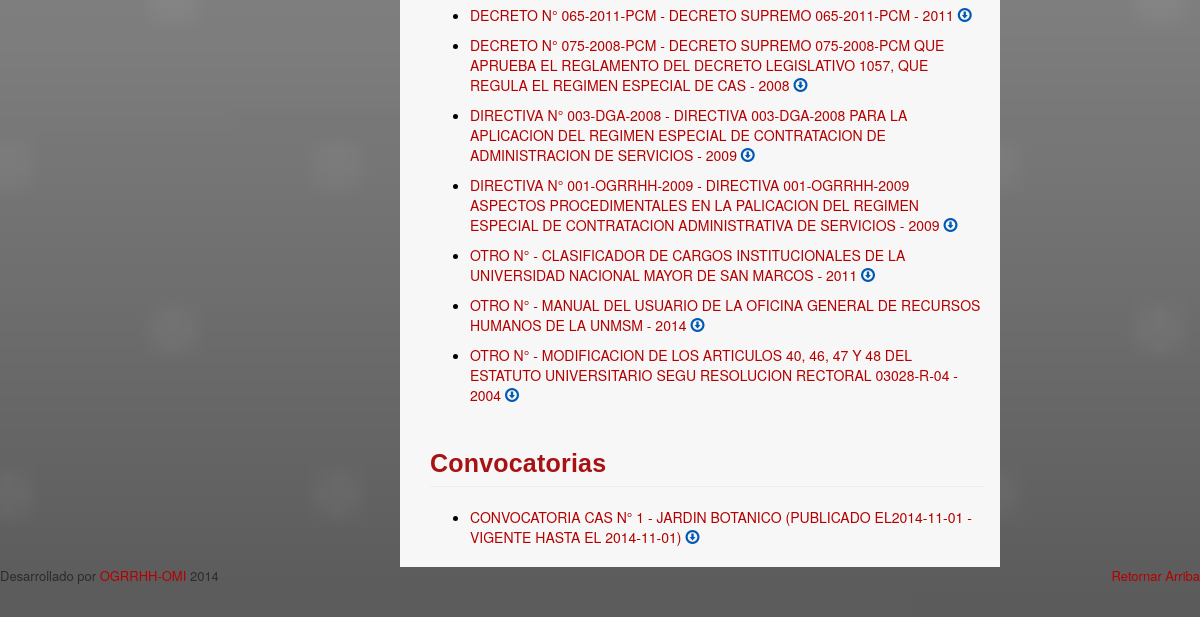
The page /search-results.php (lower part) on the database as committed earlier.
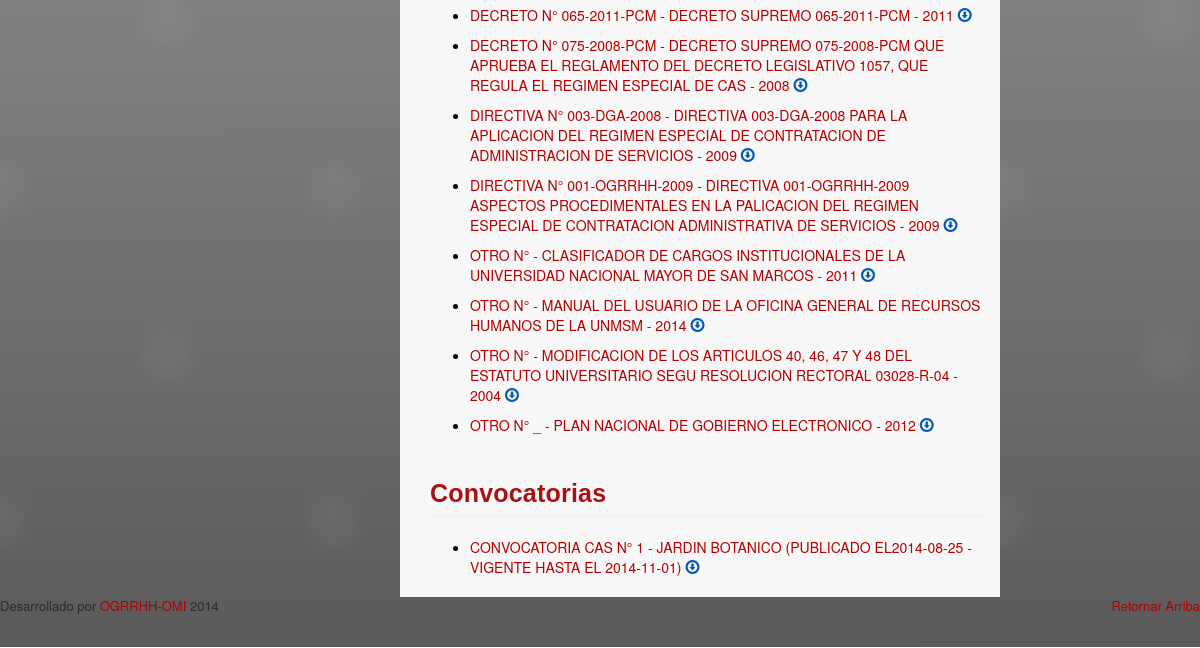
The same page on the database as committed later.
### tables this page shows
CREATE TABLE `legislations` (
  `id` int(11) NOT NULL AUTO_INCREMENT,
  `name` varchar(500) NOT NULL,
  `number` varchar(45) NOT NULL,
  `description` varchar(500) DEFAULT NULL,
  `publication_date` date NOT NULL,
  `file_path` varchar(500) NOT NULL,
  `user_id` int(11) NOT NULL,
  `legislation_type_id` int(11) NOT NULL,
  `office_id` int(11) NOT NULL,
  `update_date` date NOT NULL,
  PRIMARY KEY (`id`)
);

CREATE TABLE `legislation_types` (
  `id` int(11) NOT NULL AUTO_INCREMENT,
  `name` varchar(100) NOT NULL,
  PRIMARY KEY (`id`)
);

CREATE TABLE `convocatories` (
  `id` int(11) NOT NULL AUTO_INCREMENT,
  `convocatory_type_id` int(11) NOT NULL,
  `dependency_id` int(11) NOT NULL,
  `number` int(11) NOT NULL,
  `title` varchar(500) NOT NULL,
  `life_date` date NOT NULL,
  `file_path` varchar(500) NOT NULL,
  `user_id` int(11) NOT NULL,
  `office_id` int(11) NOT NULL,
  `update_date` date NOT NULL,
  PRIMARY KEY (`id`)
);

CREATE TABLE `convocatory_types` (
  `id` int(11) NOT NULL AUTO_INCREMENT,
  `name` varchar(300) NOT NULL,
  PRIMARY KEY (`id`)
);

### php_files/ConnectionManager.php (called while the page is built, shortened)
<?php
class ConnectionManager{
	public $hostName = "localhost";
	public $userName = "root";
	public $password = "root";
	public $database = "ogrrhhwebsitedb";
	public $connection;
	public function createConnection(){
		$this->connection =  mysql_connect ( $this->hostName, $this->userName, $this->password );
	}
	public function selectDatabase(){
		return mysql_select_db ($this->database, $this->connection );
	}
	public function doQuery($query){
		$result = mysql_query ( $query, $this->connection );
		return $result;
	}
	public function closeConnection(){
		return mysql_close ($this->connection);
	}
}
?>

### php_files/LegislationDAO.php (called while the page is built, shortened)
<?php
include 'ConnectionManager.php';
class LegislationDAO {
	public function selectByName($searchString) {
		$query = 	"SELECT l.*, lt.name as legislation_type_name, YEAR(l.publication_date) AS publication_year FROM legislations l
					INNER JOIN legislation_types lt on l.legislation_type_id = lt.id
					WHERE l.name like '%" . $searchString . "%'
					OR lt.name like  '%" . $searchString . "%';";
		$connectionManager = new ConnectionManager ();
		$result = $connectionManager->doQuery ( $query );
		return $result;
	}
	public function selectByNameConvocatory($searchString) {
		$query = 	"SELECT c.*, ct.name AS convocatory_type_name
					FROM convocatories c
					INNER JOIN convocatory_types ct on c.convocatory_type_id = ct.id
					WHERE trim(ucase(c.title)) like '%" . $searchString . "%'
					OR  trim(ucase(ct.name)) like '%" . $searchString . "%'
					ORDER BY c.update_date ASC;";
		$connectionManager = new ConnectionManager ();
		$result = $connectionManager->doQuery ( $query );
		return $result;
	}
}
?>

### search-results.php (the view, shortened to what this page needs)
<?php
include 'php_files/LegislationDAO.php';
$legislationDAO = new LegislationDAO ();
$searchString = $_GET ["searchString"];
$queryResultLegislation = $legislationDAO->selectByName ( $searchString );
$queryResultConvocatory = $legislationDAO->selectByNameConvocatory ( $searchString );
?>
<html lang="es_PE">
<?php include('webframes/resources.php');?>
<body class="body-style">
	<div class="container-fluid">
		<div class="row background-image-style">
			<div class="col-md-8">
			<div id="content-div" class="row">
					<div class="col-md-9 text-content-style">
						<div class="row">
							<div class="col-md-12">
								<ul>
									<?php
									while ( $row = mysql_fetch_assoc ( $queryResultLegislation ) ) {
										print ("<li class='download-link'><a class='upper-case-link' href='view-legislation.php?id=".$row ['id']."'>"
								. $row ['legislation_type_name'] . " N° " . $row ['number'] . " - ". $row ['name'] . " - " . $row ['publication_year'] .
								"</a><div class='download-link-message' data-toggle='tooltip' title='' data-original-title='Descargar'>
								<a class='blue-link-style ' href='" . Constants::ogrrhhFTPUrl . $row ['file_path'] . "' target='_blank'>
								<span class='glyphicon glyphicon-download'></span></a></div></li>") ;
									}
									?>
								</ul>
								<h1 id="mision-and-goals"
									class="font-style-short-title-dark page-header ">Convocatorias</h1>
								<ul>
									<?php
									while ( $row = mysql_fetch_assoc ( $queryResultConvocatory ) ) {
										print ("<li class='download-link'><a class='upper-case-link' href='view-legislation.php?id=".$row ['id']."'>Convocatoria "
											. $row ['convocatory_type_name'] . " N° " . $row ['number'] . " - " . $row ['title'] . "
		 									(Publicado el" . $row ['update_date'] . " - Vigente hasta el " . $row ['life_date'] . ")</a>
											<a class='blue-link-style ' href='" . Constants::ogrrhhFTPUrl . $row ['file_path'] . "' target='_blank'>
											<span class='glyphicon glyphicon-download'></span></a></div></li>") ;
									}
									?>
							</div>
						</div>
					</div>
				</div>
			<?php include('webframes/footer.php');?>
		</div>
		</div>
</body>
</html>

### webframes/resources.php (shortened to what this page needs)
<head>
	<link href="resources/bootstrap-3.1.1/css/bootstrap.min.css" rel="stylesheet">
	<link href="resources/css/carousel.css" rel="stylesheet">
	<link href="resources/bootstrapformhelpers/css/bootstrap-formhelpers.min.css" rel="stylesheet" media="screen">
	<link href="resources/css/ogrrhh-website.css" rel="stylesheet">
	<link href="resources/css/docs.min.css" rel="stylesheet">
	<link href="resources/telerik.kendoui.2014.1.416.core/styles/kendo.common.min.css" rel="stylesheet" />
	<link href="resources/telerik.kendoui.2014.1.416.core/styles/kendo.silver.min.css" rel="stylesheet" />
	<link href="resources/bootstrapvalidator-dist-0.4.5/dist/css/bootstrapValidator.min.css" rel="stylesheet">
</head>

### webframes/footer.php (shortened to what this page needs)
<footer class="footer-style">
		<div class="row contain-footer-style">
			<div class="col-md-12">
				<p class="pull-right footer-font">
					<a href="#">Retornar Arriba</a>
				</p>
				<p class="footer-font">
					Desarrollado por  <a href="#">OGRRHH-OMI </a>2014
				</p>
			</div>
			<div class="col-md-1"></div>
		</div>
</footer>

### resources/css/carousel.css (style rules this page uses)
body { padding-bottom: 40px; color: #5a5a5a; }

### resources/css/ogrrhh-website.css (style rules this page uses)
.body-style { padding-bottom: 0px; color: black; }
.background-image-style { background: url('../pages-styles/website-background.fw.png') no-repeat; -webkit-background-size: cover; -moz-background-size: cover; -o-background-size: cover; background-size: 100% 100%; }
.blue-link-style { color: #0059B4; text-decoration: none; }
.download-link-message { display: inline; }
p { color: black; font-size: 16; }
.text-content-style { background-color: #F7F7F7; padding-left: 30px; padding-top: 15px; min-height: 600px; }
.font-style-short-title-dark { font-family: "Lucida Grande", "Lucida Sans Unicode", "Lucida Sans", Geneva, Verdana, sans-serif; color: #A81212; font-size: 25; padding: 5; font-weight: bold; letter-spacing: 0.2px; line-height: 36pX; padding-left: 0px; }
.upper-case-link { text-transform: uppercase; }
.download-link { padding-bottom: 10px; }
.footer-style { margin-bottom: 0px; margin-top: 10px; }
.contain-footer-style { padding-top: 25px; background: url("../pages-styles/website-footer-background.fw.png") center; background-size: cover; padding-bottom: 20px; }
.footer-font { font-family: 'Helvetica Neue', Helvetica, Arial, sans-serif; font-size: 13px; color: rgb(44, 44, 44); }

Rows that differ between the two databases and show on the page:
added legislations: legislation_type.name "OTRO", number "_", name "PLAN NACIONAL DE GOBIERNO ELECTRONICO", publication_year "2012"
changed convocatories "JARDIN BOTANICO": update_date "2014-11-01" → "2014-08-25"
